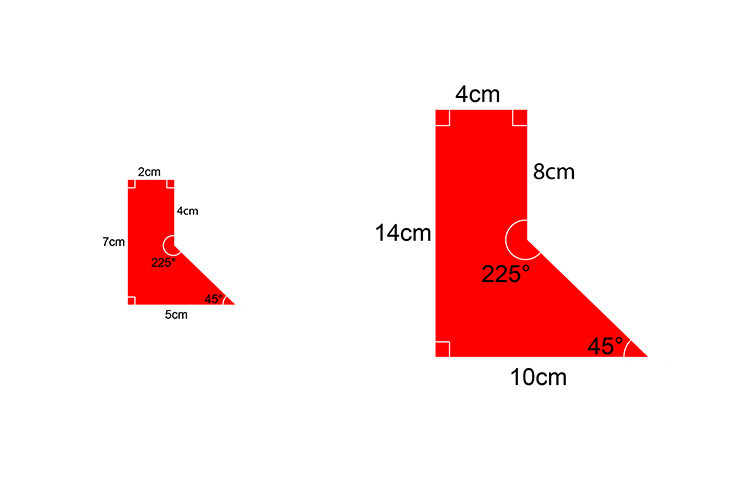
#> input picture match_shapes.jpg, 750 x 500 px
$ python match.py
#> lines starting #> are read from the running program, lines starting #| are printed output that depends on the picture; after the words box and inside, x2 and y2 are one past the last pixel; in counts of white or black regions, pixels touching at a corner belong together; long printed decimals are rounded
import cv2 as cv
import numpy as np

img = cv.imread("match_shapes.jpg")
#> img is the input picture: shape (500, 750, 3); mean B, G, R 229, 229, 253.6

img = cv.cvtColor(img,cv.COLOR_BGR2HSV)
#> img: shape (500, 750, 3); mean H, S, V 0.7, 25.1, 253.6

lower = (0,100,100)
upper = (30,255,255)
img = cv.inRange(img,lower,upper)
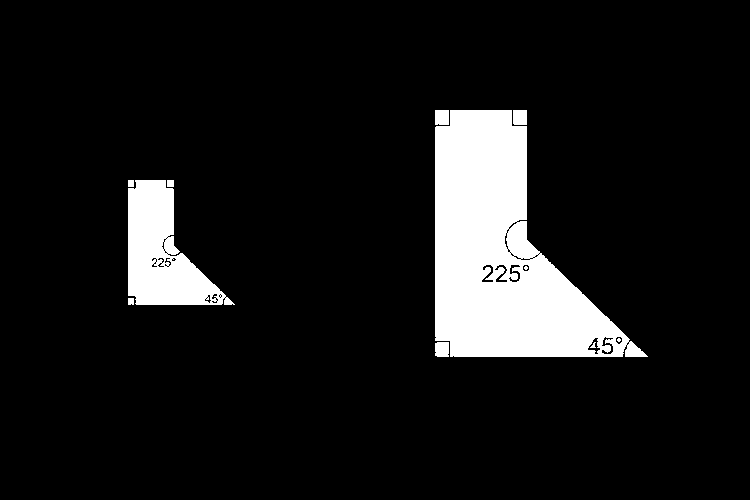
#> img: shape (500, 750); 9.7% white; 11 white regions (3 under 20 px), largest, box (x1, y1, x2, y2) and area: (435, 110, 648, 357) 28545, (128, 180, 235, 305) 7212, (435, 110, 449, 125) 209

kernel = np.ones((6,6),np.uint8)
img = cv.morphologyEx(img, cv.MORPH_CLOSE, kernel)
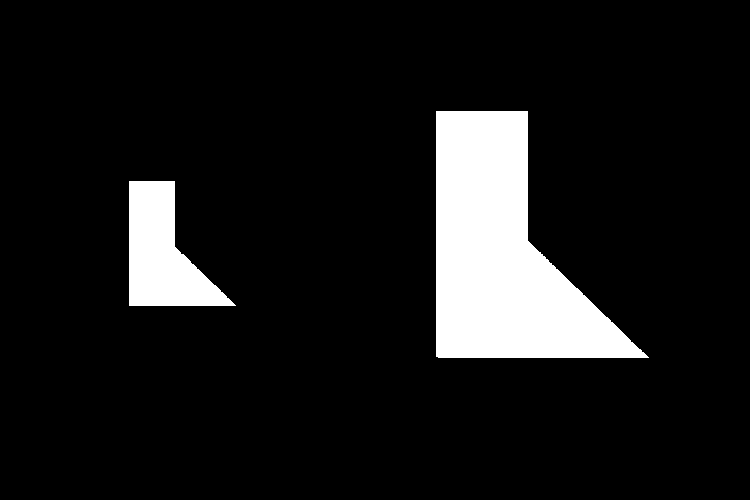
#> img: shape (500, 750); 10% white; 2 white regions
contours, hierarchy = cv.findContours(img,2,1)
#> contours = 2 contours; box (x1, y1, x2, y2) and area: (436, 111, 649, 358) 29435, (129, 181, 236, 306) 7383

m = cv.matchShapes(contours[0],contours[1],1,0.0)
#> m = 0.0242
print(m)
#| 0.02418

cv.imshow("",img)
cv.waitKey(0)
